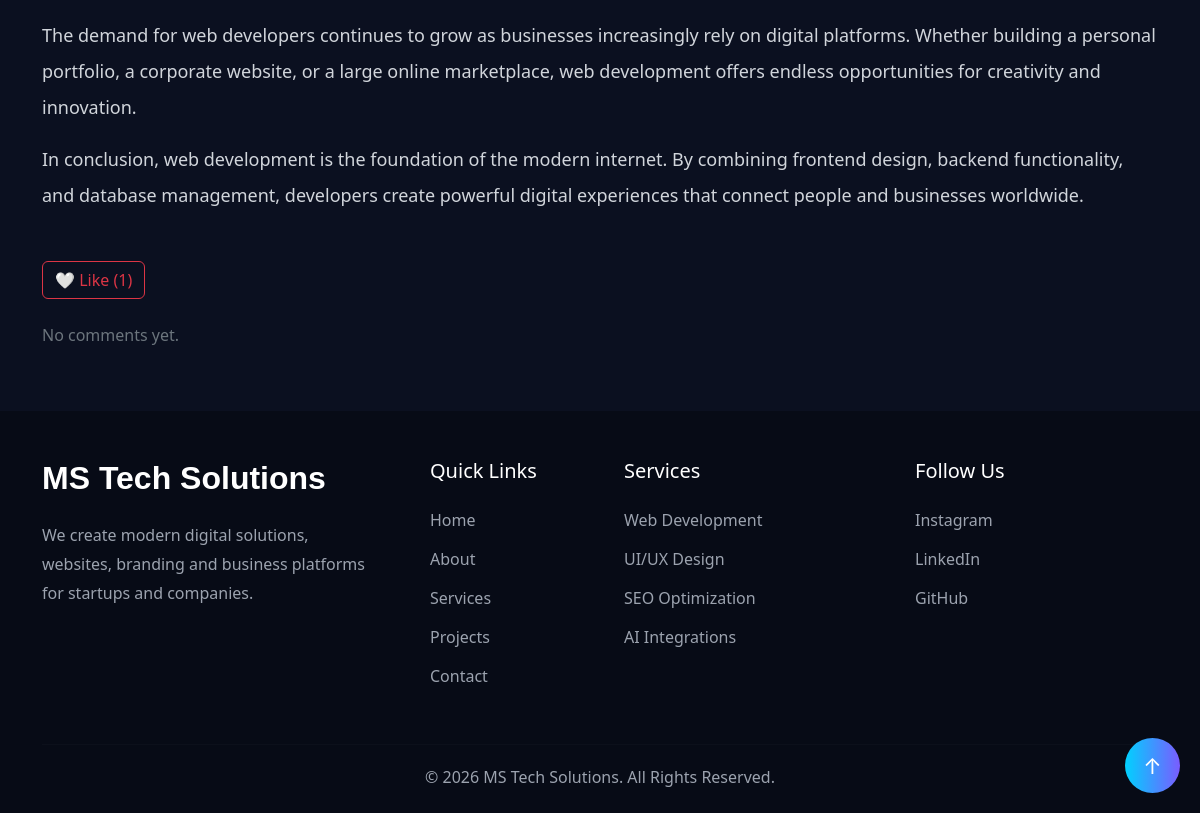
/blog/post/web-development-building-the-digital-future-a996/ (lower part), run on an earlier commit of the app's database.
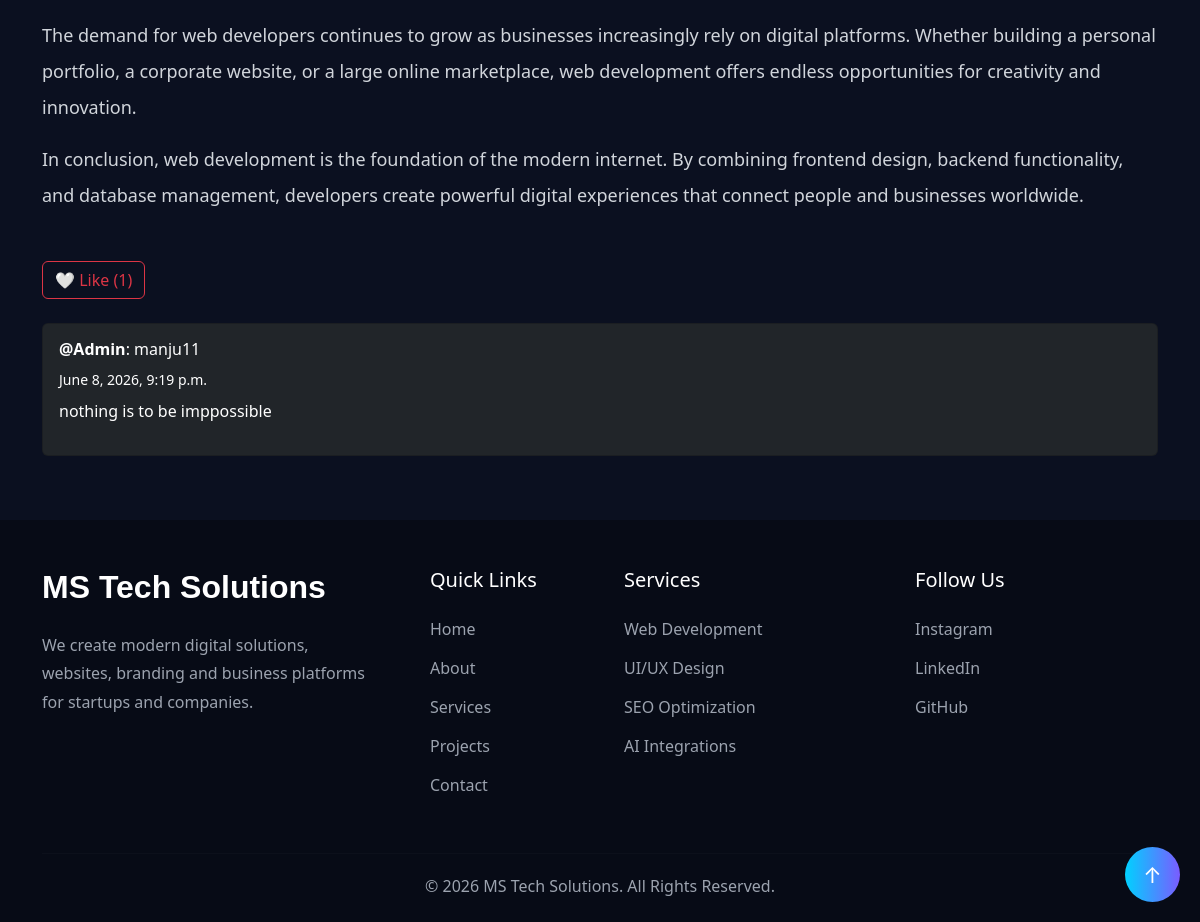
And on a later commit of the database.
### blogproject/models.py (models this page shows, shortened)
class Comment(models.Model):
    post = models.ForeignKey(
        Post,
        on_delete=models.CASCADE,
        related_name='comments'
    )
    author = models.ForeignKey(User, on_delete=models.CASCADE)
    content = models.TextField()
    created_at = models.DateTimeField(auto_now_add=True)

### blogproject/views.py (the view)
# urls.py: path('post/<slug:slug>/', views.post_detail, name='post_detail'),
def post_detail(request, slug):
    post = Post.objects.get(slug=slug)
    comments = post.comments.all().order_by('-created_at')
    liked = False
    if request.user.is_authenticated:
        liked = Like.objects.filter(post=post, author=request.user).exists()
    context = {
        'post': post,
        'comments': comments,
        'liked': liked
    }
    return render(request, 'blog/post_detail.html', context)

### blogproject/templates/blog/post_detail.html (shortened to what this page needs)
{% extends 'base.html' %}
{% load static %}
{% block content %}
<section class="post-detail-section py-5">
<div class="container">
<div class="post-content mt-5">
    {{ post.content|linebreaks }}
</div>
<div class="mt-5">
    <div class="mb-4">
    <a
    href="{% url 'like_post' post.slug %}"
    class="btn btn-outline-danger">
        {% if liked %}
            ❤️ Unlike
        {% else %}
            🤍 Like
        {% endif %}
        ({{ post.likes.count }})
    </a>
    </div>
    <div class="mt-4">
    {% for comment in comments %}
    <div class="card bg-dark text-white mb-3">
        <div class="card-body">
            <h6>
                <strong>@Admin</strong>: {{ comment.author.username }}
            </h6>
            <small>
                {{ comment.created_at }}
            </small>
            <p class="mt-2">
                {{ comment.content }}
            </p>
        </div>
    </div>
    {% empty %}
    <p class="text-secondary">
        No comments yet.
    </p>
    {% endfor %}
    </div>
</div>
</div>
</section>
{% endblock %}

What changed in the data, as far as the page shows it:
added Comment: author.username "manju11", created_at "June 8, 2026, 9:19 p.m.", content "nothing is to be imppossible"
Also different on the page:
text no longer shown: "No comments yet."
